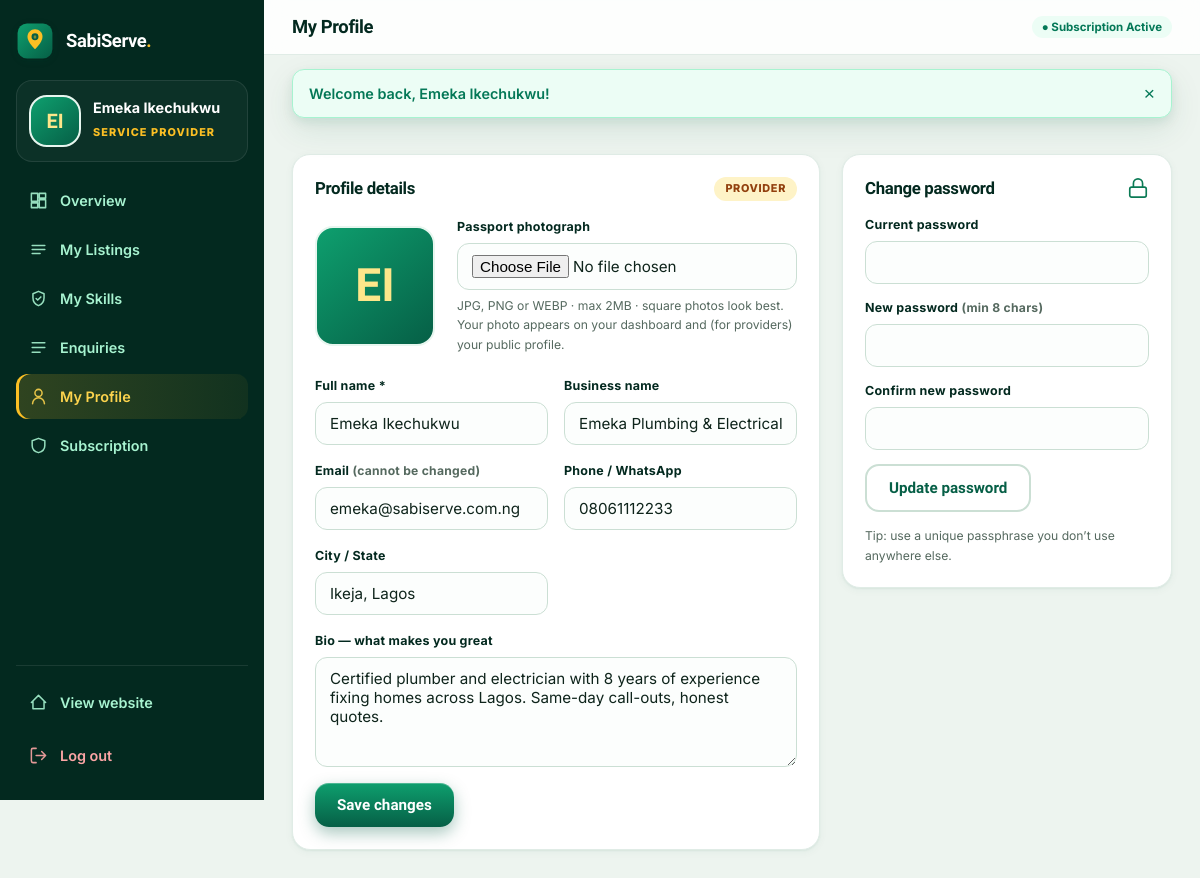
The page /account/profile.php (signed in) on the database its author committed.
### tables this page shows
CREATE TABLE users (
  id INT UNSIGNED AUTO_INCREMENT PRIMARY KEY,
  role ENUM('user','provider','staff','admin') NOT NULL DEFAULT 'user',
  full_name VARCHAR(150) NOT NULL,
  business_name VARCHAR(150) NULL,
  email VARCHAR(150) NOT NULL UNIQUE,
  phone VARCHAR(30) NULL,
  password_hash VARCHAR(255) NOT NULL,
  passport VARCHAR(255) NULL,
  location VARCHAR(120) NULL,
  bio TEXT NULL,
  category_id INT UNSIGNED NULL,
  status ENUM('active','suspended') NOT NULL DEFAULT 'active',
  last_login_at DATETIME NULL,
  created_at TIMESTAMP NOT NULL DEFAULT CURRENT_TIMESTAMP,
  updated_at TIMESTAMP NULL DEFAULT NULL ON UPDATE CURRENT_TIMESTAMP,
  INDEX idx_users_role (role),
  INDEX idx_users_status (status),
  INDEX idx_users_category (category_id),
  CONSTRAINT fk_users_category FOREIGN KEY (category_id) REFERENCES categories(id) ON DELETE SET NULL
);

### includes/db.php (called while the page is built, shortened)
<?php
function db(): PDO {
    static $pdo = null;
    if ($pdo instanceof PDO) return $pdo;
    $dsn = 'mysql:host=' . DB_HOST . ';dbname=' . DB_NAME . ';charset=' . DB_CHARSET;
    try {
        $pdo = new PDO($dsn, DB_USER, DB_PASS, [
            PDO::ATTR_ERRMODE => PDO::ERRMODE_EXCEPTION,
            PDO::ATTR_DEFAULT_FETCH_MODE => PDO::FETCH_ASSOC,
            PDO::ATTR_EMULATE_PREPARES => false,
        ]);
    } catch (Throwable $e) {
        http_response_code(500);
        $msg = APP_DEBUG ? $e->getMessage() : 'We could not connect to the database. If you just deployed, edit includes/config.php with your cPanel MySQL details and import sabiserve.sql via phpMyAdmin.';
        die('<!doctype html><meta charset="utf-8"><title>SabiServe — Database setup</title><div style="font-family:system-ui;max-width:560px;margin:80px auto;padding:32px;border:1px solid #e5e7eb;border-radius:16px;text-align:center;color:#064e3b"><h2 style="margin:0 0 8px">Database not connected</h2><p style="color:#4b5563">' . htmlspecialchars($msg) . '</p></div>');
    }
    return $pdo;
}

### account/profile.php (the view, shortened to what this page needs)
<?php
require_once __DIR__ . '/../includes/functions.php';
$u = require_login();
$dashRole = $u['role'];
$dashTitle = 'My Profile'; $activeTab = 'profile';
require_once __DIR__ . '/../includes/dash_top.php';
$st = db()->prepare('SELECT * FROM users WHERE id = ?'); $st->execute([$u['id']]); $u = $st->fetch();
?>
<div class="grid-2">
  <form class="panel" method="post" action="/account/profile.php" enctype="multipart/form-data">
    <div class="panel-head"><h2>Profile details</h2><span class="badge-role badge-<?= h($u['role']) ?>"><?= h(ucfirst($u['role'])) ?></span></div>
    <div style="display:flex;gap:22px;align-items:center;margin-bottom:22px;flex-wrap:wrap">
      <?= avatar_html($u['passport'], $u['full_name'], 120) ?>
      <div class="form-group" style="flex:1;min-width:220px">
        <label class="fl" for="passport">Passport photograph</label>
        <input class="form-control" id="passport" name="passport" type="file" accept="image/jpeg,image/png,image/webp">
        <span class="hint">JPG, PNG or WEBP · max 2MB · square photos look best. Your photo appears on your dashboard and (for providers) your public profile.</span>
      </div>
    </div>
    <div class="form-grid">
      <div class="form-group"><label class="fl" for="full_name">Full name *</label><input class="form-control" id="full_name" name="full_name" required value="<?= h($u['full_name']) ?>"></div>
      <?php if ($u['role'] === 'provider'): ?><div class="form-group"><label class="fl" for="business_name">Business name</label><input class="form-control" id="business_name" name="business_name" value="<?= h($u['business_name']) ?>"></div><?php endif; ?>
      <div class="form-group"><label class="fl" for="email">Email <span class="hint">(cannot be changed)</span></label><input class="form-control" id="email" type="email" value="<?= h($u['email']) ?>" disabled></div>
      <div class="form-group"><label class="fl" for="phone">Phone / WhatsApp</label><input class="form-control" id="phone" name="phone" value="<?= h($u['phone']) ?>" placeholder="0803 000 0000"></div>
      <div class="form-group"><label class="fl" for="location">City / State</label><input class="form-control" id="location" name="location" value="<?= h($u['location']) ?>" placeholder="Lagos"></div>
      <div class="form-group full"><label class="fl" for="bio">Bio<?= $u['role'] === 'provider' ? ' — what makes you great' : '' ?></label><textarea class="form-control" id="bio" name="bio" maxlength="900"><?= h($u['bio']) ?></textarea></div>
    </div>
    <button class="btn btn-emerald" style="margin-top:16px" type="submit">Save changes</button>
  </form>
  <form class="panel" method="post" action="/account/profile.php">
    <div class="panel-head"><h2>Change password</h2><svg width="22" height="22" viewBox="0 0 24 24" fill="none" stroke="var(--green-800)" stroke-width="1.8" stroke-linecap="round" stroke-linejoin="round"><rect x="3" y="11" width="18" height="11" rx="2"/><path d="M7 11V7a5 5 0 0 1 10 0v4"/></svg></div>
    <div class="form-group" style="margin-bottom:14px"><label class="fl" for="current_password">Current password</label><input class="form-control" id="current_password" name="current_password" type="password" required autocomplete="current-password"></div>
    <div class="form-group" style="margin-bottom:14px"><label class="fl" for="new_password">New password <span class="hint">(min 8 chars)</span></label><input class="form-control" id="new_password" name="new_password" type="password" required minlength="8" autocomplete="new-password"></div>
    <div class="form-group" style="margin-bottom:14px"><label class="fl" for="new_password_confirm">Confirm new password</label><input class="form-control" id="new_password_confirm" name="new_password_confirm" type="password" required autocomplete="new-password"></div>
    <button class="btn btn-outline" type="submit">Update password</button>
    <p class="hint" style="margin-top:14px">Tip: use a unique passphrase you don’t use anywhere else.</p>
  </form>
</div>
<?php require_once __DIR__ . '/../includes/dash_bottom.php'; ?>

### includes/dash_top.php (shortened to what this page needs)
<?php
require_once __DIR__ . '/functions.php';
$dashRole = $dashRole ?? 'user';
$dashTitle = $dashTitle ?? 'Dashboard';
$activeTab = $activeTab ?? 'overview';
$u = require_role(match ($dashRole) { 'admin' => ['admin'], 'staff' => ['staff', 'admin'], 'provider' => ['provider'], default => ['user'] });
$siteName = setting('site_name', 'SabiServe');
$logoSrc = brand_src(setting('logo'), '/assets/img/logo-mark.svg');
$subInfo = in_array($u['role'], ['user', 'provider'], true) ? subscription_badge((int)$u['id']) : null;
$navs['admin']['settings']['icon'] = 'M4 21v-7M4 10V3M12 21v-9M12 8V3M20 21v-5M20 12V3M1 14h6M9 8h6M17 16h6';
$nav = $navs[$dashRole];
$roleLabel = ['user' => 'Customer', 'provider' => 'Service Provider', 'staff' => 'Staff', 'admin' => 'Administrator'][$dashRole];
?><!DOCTYPE html>
<html lang="en">
<head>
<link rel="stylesheet" href="/assets/css/style.css">
</head>
<body class="dash-body">
<div class="dash-shell">
  <aside class="sidebar" aria-label="Dashboard navigation">
    <a class="brand" href="/" aria-label="Back to website"><img class="mark" src="<?= h($logoSrc) ?>" alt="" width="38" height="38"><span><?= h($siteName) ?><span class="dot" style="color:var(--amber-400)">.</span></span></a>
    <div class="side-user">
      <?= avatar_html($u['passport'], $u['full_name'], 52) ?>
      <div><div class="nm"><?= h($u['full_name']) ?></div><span class="rl"><?= h($roleLabel) ?></span></div>
    </div>
    <nav class="side-nav">
      <?php foreach ($nav as $key => $item): ?>
        <a class="side-link<?= $activeTab === $key ? ' active' : '' ?>" href="<?= h($item['href']) ?>"><svg width="19" height="19" viewBox="0 0 24 24" fill="none" stroke="currentColor" stroke-width="1.9" stroke-linecap="round" stroke-linejoin="round"><path d="<?= h($item['icon']) ?>"/></svg><?= h($item['label']) ?></a>
      <?php endforeach; ?>
    </nav>
    <div class="side-foot">
      <a class="side-link" href="/"><svg width="19" height="19" viewBox="0 0 24 24" fill="none" stroke="currentColor" stroke-width="1.9" stroke-linecap="round" stroke-linejoin="round"><path d="M3 12l9-9 9 9M5 10v10h14V10"/></svg>View website</a>
      <a class="side-link" href="/logout.php" style="color:#FCA5A5"><svg width="19" height="19" viewBox="0 0 24 24" fill="none" stroke="currentColor" stroke-width="1.9" stroke-linecap="round" stroke-linejoin="round"><path d="M9 21H5a2 2 0 0 1-2-2V5a2 2 0 0 1 2-2h4M16 17l5-5-5-5M21 12H9"/></svg>Log out</a>
    </div>
  </aside>
  <main class="dash-main">
    <div class="dash-topbar">
      <h1><?= h($dashTitle) ?></h1>
      <?php if ($subInfo): ?><span class="pill <?= $subInfo['active'] ? 'pill-green' : 'pill-amber' ?>"><?= $subInfo['active'] ? '● Subscription Active' : '○ ' . h($subInfo['label']) ?></span><?php else: ?><a class="btn btn-ghost btn-sm" href="/">sabiserve.com.ng</a><?php endif; ?>
    </div>
    <div class="flash-wrap" style="position:static;transform:none;width:100%;padding:14px 28px 0"><?php flash_render(); ?></div>
    <div class="dash-content">

### includes/functions.php (shortened to what this page needs)
<?php
require_once __DIR__ . '/db.php';
function h(?string $s): string { return htmlspecialchars($s ?? '', ENT_QUOTES, 'UTF-8'); }
function flash_render(): void {
    foreach ($_SESSION['flash'] as $f) {
        echo '<div class="flash flash-' . h($f['type']) . '"><span>' . h($f['msg']) . '</span><button type="button" class="flash-close" aria-label="Dismiss">&times;</button></div>';
    }
}
function settings_all(): array {
    static $s = null;
    if ($s !== null) return $s;
    $s = [];
    try {
        foreach (db()->query('SELECT setting_key, setting_value FROM settings') as $row) $s[$row['setting_key']] = $row['setting_value'];
    } catch (Throwable $e) { $s = []; }
    return $s;
}
function setting(string $key, string $default = ''): string { $all = settings_all(); return $all[$key] ?? $default; }
function current_user(): ?array {
    static $u = null; static $loaded = false;
    if ($loaded) return $u;
    $loaded = true;
    $id = $_SESSION['user_id'] ?? null;
    $st = db()->prepare('SELECT * FROM users WHERE id = ? LIMIT 1');
    $st->execute([(int)$id]);
    $u = $st->fetch() ?: null;
    return $u;
}
function require_login(): array {
    $u = current_user();
    return $u;
}
function require_role(array $roles): array {
    $u = require_login();
    return $u;
}
function active_subscription(int $userId): ?array {
    $st = db()->prepare("SELECT * FROM subscriptions WHERE user_id = ? AND status = 'active' AND ends_at > NOW() ORDER BY ends_at DESC LIMIT 1");
    $st->execute([$userId]);
    $row = $st->fetch();
    return $row ?: null;
}
function subscription_badge(int $userId): array {
    $sub = active_subscription($userId);
    if ($sub) return ['active' => true, 'label' => 'Active · renews ' . date('j M Y', strtotime($sub['ends_at']))];
    return ['active' => false, 'label' => 'Not subscribed'];
}
function brand_src(?string $file, string $fallback): string {
    return ($file && file_exists(UPLOAD_DIR . $file)) ? UPLOAD_URL . $file : $fallback;
}
function initials(string $name): string {
    $parts = preg_split('/\s+/', trim($name)); $a = strtoupper(substr($parts[0] ?? 'S', 0, 1)); $b = strtoupper(substr($parts[count($parts) - 1] ?? '', 0, 1));
    return $a . ($b !== $a ? $b : '');
}
function avatar_html(?string $passport, string $name, int $size = 96, string $class = ''): string {
    return '<span class="avatar avatar-initials ' . h($class) . '" style="width:' . $size . 'px;height:' . $size . 'px;font-size:' . round($size * 0.38) . 'px" aria-hidden="true">' . h(initials($name)) . '</span>';
}

### rows shown on the page
users: full_name "EI EI", full_name "Emeka Ikechukwu", role "PROVIDER", business_name "Emeka Plumbing & Electrical", email "emeka@sabiserve.com.ng", phone "08061112233", location "Ikeja, Lagos", bio "Certified plumber and electrician with 8 years of experience fixing homes across Lagos. Same-day call-outs, honest quotes."

### other values the page prints
$siteName "SabiServe"
$roleLabel "SERVICE PROVIDER"
$item['label'] "Overview"
$item['label'] "My Listings"
$item['label'] "My Skills"
$item['label'] "Enquiries"
$item['label'] "My Profile"
$item['label'] "Subscription"
$dashTitle "My Profile"
$f['msg'] "Welcome back, Emeka Ikechukwu!"
